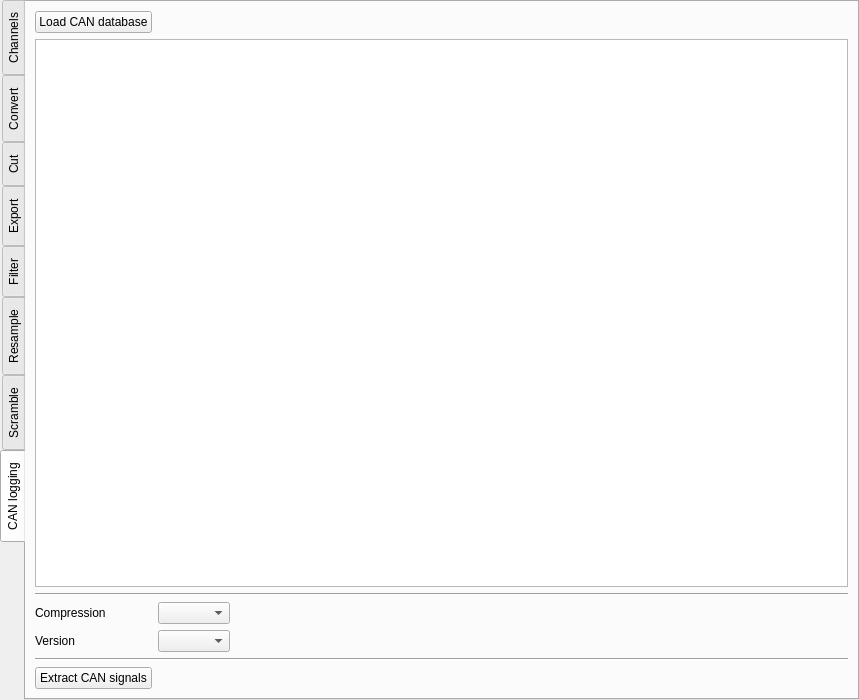
<?xml version="1.0" encoding="UTF-8"?>
<ui version="4.0">
 <class>file_widget</class>
 <widget class="QWidget" name="file_widget">
  <property name="geometry">
   <rect>
    <x>0</x>
    <y>0</y>
    <width>859</width>
    <height>700</height>
   </rect>
  </property>
  <property name="windowTitle">
   <string>Form</string>
  </property>
  <layout class="QVBoxLayout" name="verticalLayout">
   <property name="spacing">
    <number>0</number>
   </property>
   <property name="leftMargin">
    <number>0</number>
   </property>
   <property name="topMargin">
    <number>0</number>
   </property>
   <property name="rightMargin">
    <number>0</number>
   </property>
   <property name="bottomMargin">
    <number>0</number>
   </property>
   <item>
    <widget class="QTabWidget" name="aspects">
     <property name="tabPosition">
      <enum>QTabWidget::West</enum>
     </property>
     <property name="currentIndex">
      <number>7</number>
     </property>
     <property name="documentMode">
      <bool>false</bool>
     </property>
     <widget class="QWidget" name="channels_tab">
      <attribute name="icon">
       <iconset resource="resource.qrc">
        <normaloff>:/graph.png</normaloff>:/graph.png</iconset>
      </attribute>
      <attribute name="title">
       <string>Channels</string>
      </attribute>
      <layout class="QVBoxLayout" name="verticalLayout_8">
       <property name="spacing">
        <number>2</number>
       </property>
       <property name="leftMargin">
        <number>1</number>
       </property>
       <property name="topMargin">
        <number>0</number>
       </property>
       <property name="rightMargin">
        <number>1</number>
       </property>
       <property name="bottomMargin">
        <number>0</number>
       </property>
       <item>
        <widget class="QSplitter" name="splitter">
         <property name="orientation">
          <enum>Qt::Horizontal</enum>
         </property>
         <widget class="QWidget" name="verticalLayoutWidget">
          <layout class="QVBoxLayout" name="channels_layout"/>
         </widget>
        </widget>
       </item>
      </layout>
     </widget>
     <widget class="QWidget" name="convert_tab">
      <attribute name="icon">
       <iconset resource="resource.qrc">
        <normaloff>:/convert.png</normaloff>:/convert.png</iconset>
      </attribute>
      <attribute name="title">
       <string>Convert</string>
      </attribute>
      <attribute name="toolTip">
       <string>conv</string>
      </attribute>
      <layout class="QVBoxLayout" name="verticalLayout_3">
       <item>
        <layout class="QGridLayout" name="gridLayout_2">
         <property name="leftMargin">
          <number>5</number>
         </property>
         <property name="topMargin">
          <number>5</number>
         </property>
         <property name="rightMargin">
          <number>5</number>
         </property>
         <property name="bottomMargin">
          <number>5</number>
         </property>
         <item row="4" column="1">
          <widget class="QDoubleSpinBox" name="convert_split_size">
           <property name="suffix">
            <string>MB</string>
           </property>
           <property name="decimals">
            <number>3</number>
           </property>
           <property name="maximum">
            <double>4.000000000000000</double>
           </property>
          </widget>
         </item>
         <item row="0" column="0">
          <widget class="QLabel" name="label_2">
           <property name="text">
            <string>Output format</string>
           </property>
          </widget>
         </item>
         <item row="1" column="0" colspan="2">
          <widget class="Line" name="line">
           <property name="orientation">
            <enum>Qt::Horizontal</enum>
           </property>
          </widget>
         </item>
         <item row="3" column="0">
          <widget class="QCheckBox" name="convert_split">
           <property name="text">
            <string>Split data blocks</string>
           </property>
           <property name="checked">
            <bool>true</bool>
           </property>
          </widget>
         </item>
         <item row="2" column="1">
          <widget class="QComboBox" name="convert_compression"/>
         </item>
         <item row="0" column="1">
          <widget class="QComboBox" name="convert_format">
           <property name="minimumSize">
            <size>
             <width>200</width>
             <height>0</height>
            </size>
           </property>
          </widget>
         </item>
         <item row="7" column="0">
          <spacer name="verticalSpacer">
           <property name="orientation">
            <enum>Qt::Vertical</enum>
           </property>
           <property name="sizeHint" stdset="0">
            <size>
             <width>20</width>
             <height>40</height>
            </size>
           </property>
          </spacer>
         </item>
         <item row="2" column="0">
          <widget class="QLabel" name="label_3">
           <property name="text">
            <string>Compression</string>
           </property>
          </widget>
         </item>
         <item row="0" column="2">
          <spacer name="horizontalSpacer">
           <property name="orientation">
            <enum>Qt::Horizontal</enum>
           </property>
           <property name="sizeHint" stdset="0">
            <size>
             <width>40</width>
             <height>20</height>
            </size>
           </property>
          </spacer>
         </item>
         <item row="4" column="0">
          <widget class="QLabel" name="label_5">
           <property name="text">
            <string>Split size </string>
           </property>
          </widget>
         </item>
         <item row="5" column="0" colspan="2">
          <widget class="Line" name="line_2">
           <property name="orientation">
            <enum>Qt::Horizontal</enum>
           </property>
          </widget>
         </item>
         <item row="6" column="0">
          <widget class="QPushButton" name="convert_btn">
           <property name="text">
            <string>Convert</string>
           </property>
           <property name="icon">
            <iconset resource="resource.qrc">
             <normaloff>:/convert.png</normaloff>:/convert.png</iconset>
           </property>
          </widget>
         </item>
        </layout>
       </item>
      </layout>
     </widget>
     <widget class="QWidget" name="cut_tab">
      <attribute name="icon">
       <iconset resource="resource.qrc">
        <normaloff>:/cut.png</normaloff>:/cut.png</iconset>
      </attribute>
      <attribute name="title">
       <string>Cut</string>
      </attribute>
      <layout class="QVBoxLayout" name="verticalLayout_4">
       <item>
        <layout class="QGridLayout" name="gridLayout_3">
         <property name="leftMargin">
          <number>5</number>
         </property>
         <property name="topMargin">
          <number>5</number>
         </property>
         <property name="rightMargin">
          <number>5</number>
         </property>
         <property name="bottomMargin">
          <number>5</number>
         </property>
         <item row="9" column="0">
          <widget class="QLabel" name="label_7">
           <property name="text">
            <string>Split size [MB]</string>
           </property>
          </widget>
         </item>
         <item row="11" column="0">
          <widget class="QPushButton" name="cut_btn">
           <property name="text">
            <string>Cut</string>
           </property>
           <property name="icon">
            <iconset resource="resource.qrc">
             <normaloff>:/cut.png</normaloff>:/cut.png</iconset>
           </property>
          </widget>
         </item>
         <item row="5" column="0" colspan="2">
          <widget class="Line" name="line_3">
           <property name="orientation">
            <enum>Qt::Horizontal</enum>
           </property>
          </widget>
         </item>
         <item row="10" column="0" colspan="2">
          <widget class="Line" name="line_4">
           <property name="orientation">
            <enum>Qt::Horizontal</enum>
           </property>
          </widget>
         </item>
         <item row="8" column="0">
          <widget class="QCheckBox" name="cut_split">
           <property name="text">
            <string>Split data blocks</string>
           </property>
           <property name="checked">
            <bool>true</bool>
           </property>
          </widget>
         </item>
         <item row="7" column="2">
          <spacer name="horizontalSpacer_3">
           <property name="orientation">
            <enum>Qt::Horizontal</enum>
           </property>
           <property name="sizeHint" stdset="0">
            <size>
             <width>40</width>
             <height>20</height>
            </size>
           </property>
          </spacer>
         </item>
         <item row="9" column="1">
          <widget class="QDoubleSpinBox" name="cut_split_size">
           <property name="maximum">
            <double>4.000000000000000</double>
           </property>
          </widget>
         </item>
         <item row="7" column="0">
          <widget class="QLabel" name="label_6">
           <property name="text">
            <string>Compression</string>
           </property>
          </widget>
         </item>
         <item row="6" column="0">
          <widget class="QLabel" name="label_15">
           <property name="text">
            <string>Output format</string>
           </property>
          </widget>
         </item>
         <item row="1" column="1">
          <widget class="QDoubleSpinBox" name="cut_start">
           <property name="suffix">
            <string>s</string>
           </property>
           <property name="decimals">
            <number>6</number>
           </property>
           <property name="maximum">
            <double>999999.999998999992386</double>
           </property>
          </widget>
         </item>
         <item row="6" column="1">
          <widget class="QComboBox" name="cut_format"/>
         </item>
         <item row="7" column="1">
          <widget class="QComboBox" name="cut_compression"/>
         </item>
         <item row="1" column="2">
          <spacer name="horizontalSpacer_2">
           <property name="orientation">
            <enum>Qt::Horizontal</enum>
           </property>
           <property name="sizeHint" stdset="0">
            <size>
             <width>40</width>
             <height>20</height>
            </size>
           </property>
          </spacer>
         </item>
         <item row="1" column="0">
          <widget class="QLabel" name="label_13">
           <property name="text">
            <string>Start</string>
           </property>
          </widget>
         </item>
         <item row="12" column="0">
          <spacer name="verticalSpacer_2">
           <property name="orientation">
            <enum>Qt::Vertical</enum>
           </property>
           <property name="sizeHint" stdset="0">
            <size>
             <width>20</width>
             <height>40</height>
            </size>
           </property>
          </spacer>
         </item>
         <item row="0" column="0" colspan="2">
          <widget class="QLabel" name="cut_interval">
           <property name="text">
            <string>TextLabel</string>
           </property>
          </widget>
         </item>
         <item row="2" column="0">
          <widget class="QLabel" name="label_14">
           <property name="text">
            <string>End</string>
           </property>
          </widget>
         </item>
         <item row="2" column="1">
          <widget class="QDoubleSpinBox" name="cut_stop">
           <property name="suffix">
            <string>s</string>
           </property>
           <property name="decimals">
            <number>6</number>
           </property>
           <property name="maximum">
            <double>999999.999998999992386</double>
           </property>
          </widget>
         </item>
         <item row="4" column="0" colspan="2">
          <widget class="QCheckBox" name="whence">
           <property name="text">
            <string>Start relative to first time stamp</string>
           </property>
          </widget>
         </item>
         <item row="3" column="0" colspan="2">
          <widget class="QCheckBox" name="cut_time_from_zero">
           <property name="text">
            <string>Time from 0s</string>
           </property>
          </widget>
         </item>
        </layout>
       </item>
      </layout>
     </widget>
     <widget class="QWidget" name="export_tab">
      <attribute name="icon">
       <iconset resource="resource.qrc">
        <normaloff>:/export.png</normaloff>:/export.png</iconset>
      </attribute>
      <attribute name="title">
       <string>Export</string>
      </attribute>
      <layout class="QVBoxLayout" name="verticalLayout_7">
       <item>
        <layout class="QGridLayout" name="gridLayout_6">
         <property name="leftMargin">
          <number>5</number>
         </property>
         <property name="topMargin">
          <number>5</number>
         </property>
         <property name="rightMargin">
          <number>5</number>
         </property>
         <property name="bottomMargin">
          <number>5</number>
         </property>
         <item row="10" column="2">
          <spacer name="horizontalSpacer_8">
           <property name="orientation">
            <enum>Qt::Horizontal</enum>
           </property>
           <property name="sizeHint" stdset="0">
            <size>
             <width>40</width>
             <height>20</height>
            </size>
           </property>
          </spacer>
         </item>
         <item row="10" column="1">
          <widget class="QComboBox" name="mat_format"/>
         </item>
         <item row="6" column="0">
          <widget class="QCheckBox" name="use_display_names">
           <property name="text">
            <string>Use display names</string>
           </property>
          </widget>
         </item>
         <item row="0" column="1">
          <widget class="QComboBox" name="export_type"/>
         </item>
         <item row="14" column="0">
          <spacer name="verticalSpacer_5">
           <property name="orientation">
            <enum>Qt::Vertical</enum>
           </property>
           <property name="sizeHint" stdset="0">
            <size>
             <width>20</width>
             <height>40</height>
            </size>
           </property>
          </spacer>
         </item>
         <item row="10" column="0">
          <widget class="QLabel" name="label_18">
           <property name="text">
            <string>.mat format</string>
           </property>
          </widget>
         </item>
         <item row="3" column="0">
          <widget class="QCheckBox" name="time_from_zero">
           <property name="text">
            <string>Time from 0s</string>
           </property>
          </widget>
         </item>
         <item row="2" column="0">
          <widget class="QCheckBox" name="single_time_base">
           <property name="text">
            <string>Single time base</string>
           </property>
          </widget>
         </item>
         <item row="1" column="0" colspan="2">
          <widget class="Line" name="line_11">
           <property name="orientation">
            <enum>Qt::Horizontal</enum>
           </property>
          </widget>
         </item>
         <item row="0" column="0">
          <widget class="QLabel" name="label_21">
           <property name="text">
            <string>Type</string>
           </property>
          </widget>
         </item>
         <item row="4" column="0">
          <widget class="QLabel" name="label_22">
           <property name="text">
            <string>Raster</string>
           </property>
          </widget>
         </item>
         <item row="9" column="1">
          <widget class="QComboBox" name="empty_channels"/>
         </item>
         <item row="11" column="1">
          <widget class="QComboBox" name="oned_as"/>
         </item>
         <item row="12" column="0" colspan="2">
          <widget class="Line" name="line_10">
           <property name="orientation">
            <enum>Qt::Horizontal</enum>
           </property>
          </widget>
         </item>
         <item row="11" column="0">
          <widget class="QLabel" name="label_16">
           <property name="text">
            <string>.mat oned_as</string>
           </property>
          </widget>
         </item>
         <item row="2" column="2">
          <spacer name="horizontalSpacer_7">
           <property name="orientation">
            <enum>Qt::Horizontal</enum>
           </property>
           <property name="sizeHint" stdset="0">
            <size>
             <width>40</width>
             <height>20</height>
            </size>
           </property>
          </spacer>
         </item>
         <item row="9" column="0">
          <widget class="QLabel" name="label_19">
           <property name="text">
            <string>Empty channels</string>
           </property>
          </widget>
         </item>
         <item row="13" column="0">
          <widget class="QPushButton" name="export_btn">
           <property name="text">
            <string>Export</string>
           </property>
           <property name="icon">
            <iconset resource="resource.qrc">
             <normaloff>:/export.png</normaloff>:/export.png</iconset>
           </property>
          </widget>
         </item>
         <item row="5" column="0" colspan="2">
          <widget class="Line" name="line_9">
           <property name="orientation">
            <enum>Qt::Horizontal</enum>
           </property>
          </widget>
         </item>
         <item row="4" column="1">
          <widget class="QDoubleSpinBox" name="export_raster">
           <property name="suffix">
            <string>s</string>
           </property>
           <property name="decimals">
            <number>6</number>
           </property>
          </widget>
         </item>
         <item row="7" column="0">
          <widget class="QCheckBox" name="reduce_memory_usage">
           <property name="text">
            <string>Reduce  memory usage</string>
           </property>
          </widget>
         </item>
         <item row="8" column="1">
          <widget class="QComboBox" name="export_compression"/>
         </item>
         <item row="8" column="0">
          <widget class="QLabel" name="label_20">
           <property name="text">
            <string>Compression</string>
           </property>
          </widget>
         </item>
        </layout>
       </item>
      </layout>
     </widget>
     <widget class="QWidget" name="filter_tab">
      <attribute name="icon">
       <iconset resource="resource.qrc">
        <normaloff>:/filter.png</normaloff>:/filter.png</iconset>
      </attribute>
      <attribute name="title">
       <string>Filter</string>
      </attribute>
      <layout class="QVBoxLayout" name="verticalLayout_6">
       <item>
        <layout class="QGridLayout" name="filter_layout" columnstretch="1,0,0,0">
         <property name="leftMargin">
          <number>5</number>
         </property>
         <property name="topMargin">
          <number>5</number>
         </property>
         <property name="rightMargin">
          <number>5</number>
         </property>
         <property name="bottomMargin">
          <number>5</number>
         </property>
         <item row="7" column="1">
          <widget class="QPushButton" name="filter_btn">
           <property name="text">
            <string>Filter</string>
           </property>
           <property name="icon">
            <iconset resource="resource.qrc">
             <normaloff>:/filter.png</normaloff>:/filter.png</iconset>
           </property>
          </widget>
         </item>
         <item row="8" column="1">
          <spacer name="verticalSpacer_4">
           <property name="orientation">
            <enum>Qt::Vertical</enum>
           </property>
           <property name="sizeHint" stdset="0">
            <size>
             <width>20</width>
             <height>40</height>
            </size>
           </property>
          </spacer>
         </item>
         <item row="2" column="3">
          <spacer name="horizontalSpacer_6">
           <property name="orientation">
            <enum>Qt::Horizontal</enum>
           </property>
           <property name="sizeHint" stdset="0">
            <size>
             <width>40</width>
             <height>20</height>
            </size>
           </property>
          </spacer>
         </item>
         <item row="0" column="1">
          <spacer name="horizontalSpacer_9">
           <property name="orientation">
            <enum>Qt::Horizontal</enum>
           </property>
           <property name="sizeHint" stdset="0">
            <size>
             <width>40</width>
             <height>20</height>
            </size>
           </property>
          </spacer>
         </item>
         <item row="1" column="1">
          <widget class="QLabel" name="label_12">
           <property name="text">
            <string>Outpput format</string>
           </property>
          </widget>
         </item>
         <item row="2" column="1">
          <widget class="QLabel" name="label_11">
           <property name="text">
            <string>Compression</string>
           </property>
          </widget>
         </item>
         <item row="2" column="2">
          <widget class="QComboBox" name="filter_compression"/>
         </item>
         <item row="3" column="1" colspan="2">
          <widget class="Line" name="line_8">
           <property name="orientation">
            <enum>Qt::Horizontal</enum>
           </property>
          </widget>
         </item>
         <item row="4" column="3">
          <spacer name="horizontalSpacer_5">
           <property name="orientation">
            <enum>Qt::Horizontal</enum>
           </property>
           <property name="sizeHint" stdset="0">
            <size>
             <width>40</width>
             <height>20</height>
            </size>
           </property>
          </spacer>
         </item>
         <item row="1" column="2">
          <widget class="QComboBox" name="filter_format"/>
         </item>
         <item row="5" column="1">
          <widget class="QLabel" name="label_10">
           <property name="text">
            <string>Split size [MB]</string>
           </property>
          </widget>
         </item>
         <item row="4" column="1">
          <widget class="QCheckBox" name="filter_split">
           <property name="text">
            <string>Split data blocks</string>
           </property>
           <property name="checked">
            <bool>true</bool>
           </property>
          </widget>
         </item>
         <item row="6" column="1" colspan="2">
          <widget class="Line" name="line_7">
           <property name="orientation">
            <enum>Qt::Horizontal</enum>
           </property>
          </widget>
         </item>
         <item row="9" column="0">
          <widget class="QPushButton" name="clear_filter_btn">
           <property name="text">
            <string>Clear selection</string>
           </property>
           <property name="icon">
            <iconset resource="resource.qrc">
             <normaloff>:/erase.png</normaloff>:/erase.png</iconset>
           </property>
          </widget>
         </item>
         <item row="5" column="2">
          <widget class="QDoubleSpinBox" name="filter_split_size">
           <property name="maximum">
            <double>4.000000000000000</double>
           </property>
          </widget>
         </item>
         <item row="10" column="0">
          <layout class="QHBoxLayout" name="horizontalLayout_2">
           <item>
            <widget class="QPushButton" name="load_filter_list_btn">
             <property name="text">
              <string>Load selection</string>
             </property>
             <property name="icon">
              <iconset resource="resource.qrc">
               <normaloff>:/open.png</normaloff>:/open.png</iconset>
             </property>
            </widget>
           </item>
           <item>
            <widget class="QPushButton" name="save_filter_list_btn">
             <property name="text">
              <string>Save selection</string>
             </property>
             <property name="icon">
              <iconset resource="resource.qrc">
               <normaloff>:/save.png</normaloff>:/save.png</iconset>
             </property>
            </widget>
           </item>
          </layout>
         </item>
        </layout>
       </item>
      </layout>
     </widget>
     <widget class="QWidget" name="resample_tab">
      <attribute name="icon">
       <iconset resource="resource.qrc">
        <normaloff>:/resample.png</normaloff>:/resample.png</iconset>
      </attribute>
      <attribute name="title">
       <string>Resample</string>
      </attribute>
      <layout class="QVBoxLayout" name="verticalLayout_5">
       <item>
        <layout class="QGridLayout" name="gridLayout_4">
         <property name="leftMargin">
          <number>5</number>
         </property>
         <property name="topMargin">
          <number>5</number>
         </property>
         <property name="rightMargin">
          <number>5</number>
         </property>
         <property name="bottomMargin">
          <number>5</number>
         </property>
         <item row="1" column="2">
          <spacer name="horizontalSpacer_4">
           <property name="orientation">
            <enum>Qt::Horizontal</enum>
           </property>
           <property name="sizeHint" stdset="0">
            <size>
             <width>40</width>
             <height>20</height>
            </size>
           </property>
          </spacer>
         </item>
         <item row="4" column="0">
          <widget class="QLabel" name="label_8">
           <property name="text">
            <string>Compression</string>
           </property>
          </widget>
         </item>
         <item row="1" column="0">
          <widget class="QLabel" name="label_4">
           <property name="text">
            <string>Output format</string>
           </property>
          </widget>
         </item>
         <item row="3" column="0" colspan="2">
          <widget class="Line" name="line_5">
           <property name="orientation">
            <enum>Qt::Horizontal</enum>
           </property>
          </widget>
         </item>
         <item row="6" column="1">
          <widget class="QDoubleSpinBox" name="resample_split_size">
           <property name="suffix">
            <string>MB</string>
           </property>
           <property name="decimals">
            <number>3</number>
           </property>
           <property name="maximum">
            <double>4.000000000000000</double>
           </property>
          </widget>
         </item>
         <item row="5" column="0">
          <widget class="QCheckBox" name="resample_split">
           <property name="text">
            <string>Split data blocks</string>
           </property>
           <property name="checked">
            <bool>true</bool>
           </property>
          </widget>
         </item>
         <item row="4" column="1">
          <widget class="QComboBox" name="resample_compression"/>
         </item>
         <item row="1" column="1">
          <widget class="QComboBox" name="resample_format">
           <property name="minimumSize">
            <size>
             <width>200</width>
             <height>0</height>
            </size>
           </property>
          </widget>
         </item>
         <item row="9" column="0">
          <spacer name="verticalSpacer_3">
           <property name="orientation">
            <enum>Qt::Vertical</enum>
           </property>
           <property name="sizeHint" stdset="0">
            <size>
             <width>20</width>
             <height>40</height>
            </size>
           </property>
          </spacer>
         </item>
         <item row="6" column="0">
          <widget class="QLabel" name="label_9">
           <property name="text">
            <string>Split size</string>
           </property>
          </widget>
         </item>
         <item row="7" column="0" colspan="2">
          <widget class="Line" name="line_6">
           <property name="orientation">
            <enum>Qt::Horizontal</enum>
           </property>
          </widget>
         </item>
         <item row="8" column="0">
          <widget class="QPushButton" name="resample_btn">
           <property name="text">
            <string>Resample</string>
           </property>
           <property name="icon">
            <iconset resource="resource.qrc">
             <normaloff>:/resample.png</normaloff>:/resample.png</iconset>
           </property>
          </widget>
         </item>
         <item row="0" column="0">
          <widget class="QLabel" name="label">
           <property name="text">
            <string>Raster</string>
           </property>
          </widget>
         </item>
         <item row="0" column="1">
          <layout class="QVBoxLayout" name="verticalLayout_2">
           <item>
            <widget class="QGroupBox" name="groupBox">
             <property name="title">
              <string>Raster type</string>
             </property>
             <layout class="QVBoxLayout" name="verticalLayout_9">
              <item>
               <widget class="QRadioButton" name="raster_type_step">
                <property name="text">
                 <string>step</string>
                </property>
                <property name="checked">
                 <bool>true</bool>
                </property>
               </widget>
              </item>
              <item>
               <widget class="QRadioButton" name="raster_type_channel">
                <property name="text">
                 <string>channel</string>
                </property>
               </widget>
              </item>
             </layout>
            </widget>
           </item>
           <item>
            <widget class="QDoubleSpinBox" name="raster">
             <property name="suffix">
              <string>s</string>
             </property>
             <property name="decimals">
              <number>6</number>
             </property>
            </widget>
           </item>
           <item>
            <widget class="QComboBox" name="raster_channel">
             <property name="enabled">
              <bool>false</bool>
             </property>
             <property name="insertPolicy">
              <enum>QComboBox::InsertAtBottom</enum>
             </property>
            </widget>
           </item>
          </layout>
         </item>
         <item row="2" column="0">
          <widget class="QCheckBox" name="resample_time_from_zero">
           <property name="text">
            <string>Time from 0s</string>
           </property>
          </widget>
         </item>
        </layout>
       </item>
      </layout>
     </widget>
     <widget class="QWidget" name="scramble_tab">
      <attribute name="icon">
       <iconset resource="resource.qrc">
        <normaloff>:/scramble.png</normaloff>:/scramble.png</iconset>
      </attribute>
      <attribute name="title">
       <string>Scramble</string>
      </attribute>
      <layout class="QGridLayout" name="gridLayout">
       <property name="leftMargin">
        <number>25</number>
       </property>
       <property name="topMargin">
        <number>25</number>
       </property>
       <property name="spacing">
        <number>15</number>
       </property>
       <item row="2" column="0">
        <spacer name="verticalSpacer_6">
         <property name="orientation">
          <enum>Qt::Vertical</enum>
         </property>
         <property name="sizeHint" stdset="0">
          <size>
           <width>20</width>
           <height>572</height>
          </size>
         </property>
        </spacer>
       </item>
       <item row="1" column="0">
        <widget class="QPushButton" name="scramble_btn">
         <property name="text">
          <string>Scramble texts</string>
         </property>
         <property name="icon">
          <iconset resource="resource.qrc">
           <normaloff>:/scramble.png</normaloff>:/scramble.png</iconset>
         </property>
        </widget>
       </item>
       <item row="1" column="2">
        <spacer name="horizontalSpacer_10">
         <property name="orientation">
          <enum>Qt::Horizontal</enum>
         </property>
         <property name="sizeHint" stdset="0">
          <size>
           <width>321</width>
           <height>20</height>
          </size>
         </property>
        </spacer>
       </item>
       <item row="1" column="1">
        <spacer name="horizontalSpacer_11">
         <property name="orientation">
          <enum>Qt::Horizontal</enum>
         </property>
         <property name="sizeHint" stdset="0">
          <size>
           <width>40</width>
           <height>20</height>
          </size>
         </property>
        </spacer>
       </item>
       <item row="0" column="0" colspan="2">
        <widget class="QLabel" name="label_17">
         <property name="text">
          <string>Anonymize the measurements: scramble all texts and replace them with random strings</string>
         </property>
        </widget>
       </item>
      </layout>
     </widget>
     <widget class="QWidget" name="extract_can_tab">
      <attribute name="icon">
       <iconset resource="resource.qrc">
        <normaloff>:/down.png</normaloff>:/down.png</iconset>
      </attribute>
      <attribute name="title">
       <string>CAN logging</string>
      </attribute>
      <layout class="QGridLayout" name="gridLayout_5" columnstretch="0,0,1">
       <item row="4" column="0">
        <widget class="QLabel" name="label__1">
         <property name="text">
          <string>Compression</string>
         </property>
        </widget>
       </item>
       <item row="5" column="1">
        <widget class="QComboBox" name="extract_can_format">
         <property name="sizeAdjustPolicy">
          <enum>QComboBox::AdjustToContents</enum>
         </property>
        </widget>
       </item>
       <item row="0" column="0">
        <widget class="QPushButton" name="load_can_database_btn">
         <property name="text">
          <string>Load CAN database</string>
         </property>
         <property name="icon">
          <iconset resource="resource.qrc">
           <normaloff>:/open.png</normaloff>:/open.png</iconset>
         </property>
        </widget>
       </item>
       <item row="7" column="0">
        <widget class="QPushButton" name="extract_can_btn">
         <property name="text">
          <string>Extract CAN signals</string>
         </property>
         <property name="icon">
          <iconset resource="resource.qrc">
           <normaloff>:/down.png</normaloff>:/down.png</iconset>
         </property>
        </widget>
       </item>
       <item row="5" column="0">
        <widget class="QLabel" name="label_24">
         <property name="text">
          <string>Version</string>
         </property>
        </widget>
       </item>
       <item row="4" column="1">
        <widget class="QComboBox" name="extract_can_compression">
         <property name="sizeAdjustPolicy">
          <enum>QComboBox::AdjustToContents</enum>
         </property>
        </widget>
       </item>
       <item row="1" column="0" rowspan="2" colspan="3">
        <widget class="ListWidget" name="can_database_list"/>
       </item>
       <item row="3" column="0" colspan="3">
        <widget class="Line" name="line_12">
         <property name="orientation">
          <enum>Qt::Horizontal</enum>
         </property>
        </widget>
       </item>
       <item row="6" column="0" colspan="3">
        <widget class="Line" name="line_13">
         <property name="orientation">
          <enum>Qt::Horizontal</enum>
         </property>
        </widget>
       </item>
      </layout>
     </widget>
    </widget>
   </item>
  </layout>
 </widget>
 <customwidgets>
  <customwidget>
   <class>ListWidget</class>
   <extends>QListWidget</extends>
   <header>asammdf/gui/widgets/list.h</header>
  </customwidget>
 </customwidgets>
 <resources>
  <include location="resource.qrc"/>
 </resources>
 <connections/>
</ui>
